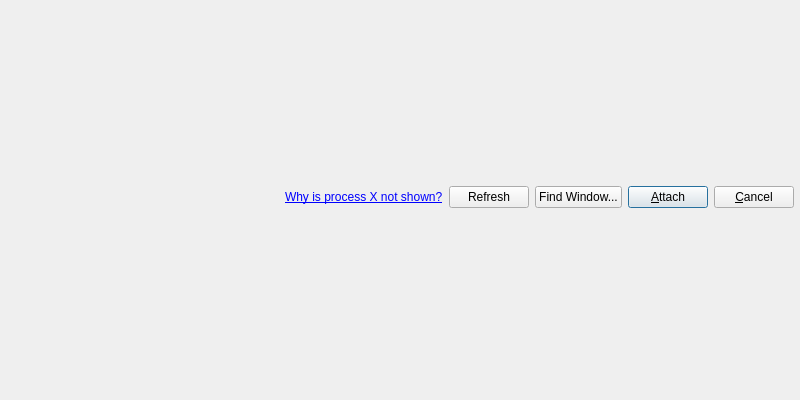
<?xml version="1.0" encoding="UTF-8"?>
<ui version="4.0">
 <class>AttachDialog</class>
 <widget class="QDialog" name="AttachDialog">
  <property name="geometry">
   <rect>
    <x>0</x>
    <y>0</y>
    <width>800</width>
    <height>400</height>
   </rect>
  </property>
  <property name="windowTitle">
   <string>Attach</string>
  </property>
  <property name="windowIcon">
   <iconset theme="attach" resource="../../resource.qrc">
    <normaloff>:/Default/icons/attach.png</normaloff>:/Default/icons/attach.png</iconset>
  </property>
  <layout class="QGridLayout" name="gridLayout">
   <property name="leftMargin">
    <number>0</number>
   </property>
   <property name="topMargin">
    <number>0</number>
   </property>
   <property name="rightMargin">
    <number>0</number>
   </property>
   <property name="bottomMargin">
    <number>6</number>
   </property>
   <item row="0" column="0">
    <layout class="QVBoxLayout" name="verticalLayout">
     <property name="spacing">
      <number>6</number>
     </property>
     <property name="sizeConstraint">
      <enum>QLayout::SetDefaultConstraint</enum>
     </property>
     <item>
      <layout class="QHBoxLayout" name="horizontalLayout">
       <property name="spacing">
        <number>6</number>
       </property>
       <property name="sizeConstraint">
        <enum>QLayout::SetDefaultConstraint</enum>
       </property>
       <property name="leftMargin">
        <number>6</number>
       </property>
       <property name="topMargin">
        <number>0</number>
       </property>
       <property name="rightMargin">
        <number>6</number>
       </property>
       <property name="bottomMargin">
        <number>0</number>
       </property>
       <item>
        <spacer name="horizontalSpacer">
         <property name="orientation">
          <enum>Qt::Horizontal</enum>
         </property>
         <property name="sizeHint" stdset="0">
          <size>
           <width>40</width>
           <height>20</height>
          </size>
         </property>
        </spacer>
       </item>
       <item>
        <widget class="QLabel" name="label">
         <property name="text">
          <string>&lt;a href=&quot;https://faq.MARENOL.com&quot;&gt;Why is process X not shown?&lt;/a&gt;</string>
         </property>
         <property name="openExternalLinks">
          <bool>true</bool>
         </property>
        </widget>
       </item>
       <item>
        <widget class="QPushButton" name="btnRefresh">
         <property name="sizePolicy">
          <sizepolicy hsizetype="Preferred" vsizetype="Fixed">
           <horstretch>0</horstretch>
           <verstretch>0</verstretch>
          </sizepolicy>
         </property>
         <property name="text">
          <string>Refresh</string>
         </property>
         <property name="autoDefault">
          <bool>false</bool>
         </property>
        </widget>
       </item>
       <item>
        <widget class="QPushButton" name="btnFindWindow">
         <property name="text">
          <string>Find Window...</string>
         </property>
        </widget>
       </item>
       <item>
        <widget class="QPushButton" name="btnAttach">
         <property name="sizePolicy">
          <sizepolicy hsizetype="Preferred" vsizetype="Fixed">
           <horstretch>0</horstretch>
           <verstretch>0</verstretch>
          </sizepolicy>
         </property>
         <property name="text">
          <string>&amp;Attach</string>
         </property>
         <property name="autoDefault">
          <bool>true</bool>
         </property>
         <property name="default">
          <bool>true</bool>
         </property>
        </widget>
       </item>
       <item>
        <widget class="QPushButton" name="btnCancel">
         <property name="sizePolicy">
          <sizepolicy hsizetype="Preferred" vsizetype="Fixed">
           <horstretch>0</horstretch>
           <verstretch>0</verstretch>
          </sizepolicy>
         </property>
         <property name="text">
          <string>&amp;Cancel</string>
         </property>
         <property name="autoDefault">
          <bool>false</bool>
         </property>
        </widget>
       </item>
      </layout>
     </item>
    </layout>
   </item>
  </layout>
 </widget>
 <resources>
  <include location="../../resource.qrc"/>
 </resources>
 <connections>
  <connection>
   <sender>btnCancel</sender>
   <signal>clicked()</signal>
   <receiver>AttachDialog</receiver>
   <slot>reject()</slot>
   <hints>
    <hint type="sourcelabel">
     <x>561</x>
     <y>272</y>
    </hint>
    <hint type="destinationlabel">
     <x>551</x>
     <y>255</y>
    </hint>
   </hints>
  </connection>
 </connections>
</ui>
